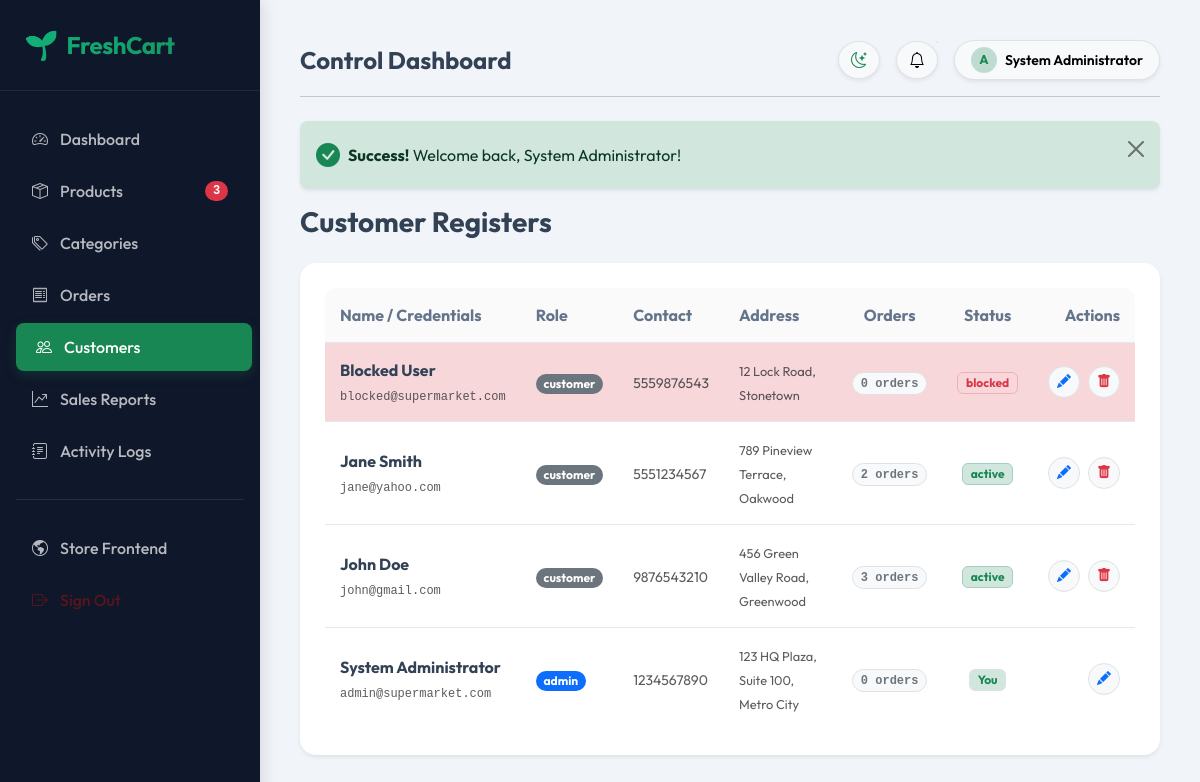
The page /admin/customers.php (signed in) on the database its author committed.
### tables this page shows
CREATE TABLE `users` (
    `id` INT AUTO_INCREMENT PRIMARY KEY,
    `name` VARCHAR(100) NOT NULL,
    `email` VARCHAR(150) NOT NULL UNIQUE,
    `password` VARCHAR(255) NOT NULL,
    `role` ENUM('customer', 'admin') DEFAULT 'customer',
    `phone` VARCHAR(20) DEFAULT NULL,
    `address` TEXT DEFAULT NULL,
    `city` VARCHAR(100) DEFAULT NULL,
    `status` ENUM('active', 'inactive', 'blocked') DEFAULT 'active',
    `verification_token` VARCHAR(255) DEFAULT NULL,
    `email_verified` TINYINT(1) DEFAULT 0,
    `remember_token` VARCHAR(255) DEFAULT NULL,
    `created_at` TIMESTAMP DEFAULT CURRENT_TIMESTAMP,
    `updated_at` TIMESTAMP DEFAULT CURRENT_TIMESTAMP ON UPDATE CURRENT_TIMESTAMP,
    INDEX `idx_email` (`email`),
    INDEX `idx_role` (`role`)
);

### includes/functions.php (called while the page is built, shortened)
<?php
function sanitize($data) {
    return htmlspecialchars(trim($data), ENT_QUOTES, 'UTF-8');
}
function is_logged_in() {
    return isset($_SESSION['user_id']) && isset($_SESSION['user_role']);
}
function get_logged_in_user($pdo) {
    $stmt = $pdo->prepare("SELECT * FROM users WHERE id = ?");
    $stmt->execute([$_SESSION['user_id']]);
    return $stmt->fetch();
}

### admin/customers.php (the view, shortened to what this page needs)
<?php
require_once __DIR__ . '/../includes/admin_header.php';
$action = isset($_GET['action']) ? sanitize($_GET['action']) : 'list';
$cust_id = isset($_GET['id']) && is_numeric($_GET['id']) ? (int)$_GET['id'] : 0;
$edit_user = null;
$stmt_list = $pdo->query("
    SELECT u.*, COUNT(o.id) as order_count
    FROM users u
    LEFT JOIN orders o ON u.id = o.user_id
    GROUP BY u.id
    ORDER BY u.id DESC
");
$users_list = $stmt_list->fetchAll();
?>
<div class="d-flex justify-content-between align-items-center mb-4">
    <h3 class="fw-bold mb-0 text-dark" style="color: var(--admin-text-main) !important;">Customer Registers</h3>
</div>
<?php if ($action === 'edit' && $edit_user): ?>
    <div class="card border-0 shadow-sm rounded-4 admin-glass-card p-4 p-md-5 max-w-700">
        <h5 class="fw-bold mb-4 text-dark" style="color: var(--admin-text-main) !important;"><i class="bi bi-person-gear text-success me-2"></i>Modify Customer: <?php echo sanitize($edit_user['name']); ?></h5>
        <form action="customers.php?action=edit&id=<?php echo $cust_id; ?>" method="POST">
            <?php echo csrf_field(); ?>
            <div class="row">
                <div class="col-md-6 mb-3">
                    <label for="userName" class="form-label small fw-bold">Full Name <span class="text-danger">*</span></label>
                    <input type="text" id="userName" name="name" class="form-control py-2.5 border-secondary-subtle" value="<?php echo sanitize($edit_user['name']); ?>" required>
                </div>
                <div class="col-md-6 mb-3">
                    <label for="userEmail" class="form-label small fw-bold">Email Address <span class="text-danger">*</span></label>
                    <input type="email" id="userEmail" name="email" class="form-control py-2.5 border-secondary-subtle" value="<?php echo sanitize($edit_user['email']); ?>" required>
                </div>
            </div>
            <div class="row">
                <div class="col-md-4 mb-3">
                    <label for="userRole" class="form-label small fw-bold">Platform Role</label>
                    <select id="userRole" name="role" class="form-select py-2.5 border-secondary-subtle" <?php echo $cust_id === (int)$_SESSION['user_id'] ? 'disabled' : ''; ?>>
                        <option value="customer" <?php echo $edit_user['role'] === 'customer' ? 'selected' : ''; ?>>Customer</option>
                        <option value="admin" <?php echo $edit_user['role'] === 'admin' ? 'selected' : ''; ?>>System Administrator</option>
                    </select>
                </div>
                <div class="col-md-4 mb-3">
                    <label for="userStatus" class="form-label small fw-bold">Account status</label>
                    <select id="userStatus" name="status" class="form-select py-2.5 border-secondary-subtle" <?php echo $cust_id === (int)$_SESSION['user_id'] ? 'disabled' : ''; ?>>
                        <option value="active" <?php echo $edit_user['status'] === 'active' ? 'selected' : ''; ?>>Active (Regular)</option>
                        <option value="inactive" <?php echo $edit_user['status'] === 'inactive' ? 'selected' : ''; ?>>Inactive (Unverified)</option>
                        <option value="blocked" <?php echo $edit_user['status'] === 'blocked' ? 'selected' : ''; ?>>Blocked (Banned)</option>
                    </select>
                </div>
                <div class="col-md-4 mb-3">
                    <label for="userPhone" class="form-label small fw-bold">Phone Number</label>
                    <input type="text" id="userPhone" name="phone" class="form-control py-2.5 border-secondary-subtle" value="<?php echo sanitize($edit_user['phone']); ?>">
                </div>
            </div>
            <div class="row">
                <div class="col-md-8 mb-3">
                    <label for="userAddress" class="form-label small fw-bold">Shipping Address</label>
                    <input type="text" id="userAddress" name="address" class="form-control py-2.5 border-secondary-subtle" value="<?php echo sanitize($edit_user['address']); ?>">
                </div>
                <div class="col-md-4 mb-3">
                    <label for="userCity" class="form-label small fw-bold">City</label>
                    <input type="text" id="userCity" name="city" class="form-control py-2.5 border-secondary-subtle" value="<?php echo sanitize($edit_user['city']); ?>">
                </div>
            </div>
            <button type="submit" class="btn btn-primary-gradient px-5 py-2.5 rounded-pill shadow-sm fw-bold mt-3">Update Customer account</button>
        </form>
    </div>
<!-- ========================================================
     LIST VIEW (DEFAULT)
     ======================================================== -->
<?php else: ?>
    <div class="card border-0 shadow-sm rounded-4 admin-glass-card p-4">
        <div class="table-responsive">
            <table class="table align-middle admin-table mb-0">
                <thead>
                    <tr class="text-muted">
                        <th scope="col">Name / Credentials</th>
                        <th scope="col">Role</th>
                        <th scope="col">Contact</th>
                        <th scope="col">Address</th>
                        <th scope="col" class="text-center">Orders</th>
                        <th scope="col" class="text-center">Status</th>
                        <th scope="col" class="text-end">Actions</th>
                    </tr>
                </thead>
                <tbody>
                    <?php foreach ($users_list as $u):
                        $status_badge = 'bg-success-subtle text-success border-success-subtle';
                        if ($u['status'] === 'blocked') $status_badge = 'bg-danger-subtle text-danger border-danger-subtle';
                        $role_badge = $u['role'] === 'admin' ? 'bg-primary' : 'bg-secondary';
                    ?>
                        <tr class="<?php echo $u['status'] === 'blocked' ? 'table-danger bg-opacity-25' : ''; ?>">
                            <td>
                                <strong class="text-dark" style="color: var(--admin-text-main) !important;"><?php echo sanitize($u['name']); ?></strong> <br>
                                <code class="small text-muted" style="font-size:0.75rem;"><?php echo sanitize($u['email']); ?></code>
                            </td>
                            <td><span class="badge <?php echo $role_badge; ?> rounded-pill px-2.5 py-1"><?php echo $u['role']; ?></span></td>
                            <td><span class="small text-muted"><?php echo sanitize($u['phone'] ?: 'N/A'); ?></span></td>
                            <td>
                                <?php if ($u['address']): ?>
                                    <span class="small text-muted" style="font-size:0.8rem;"><?php echo sanitize($u['address']); ?>, <?php echo sanitize($u['city']); ?></span>
                                <?php else: ?>
                                    <span class="small text-secondary-emphasis font-monospace" style="font-size:0.75rem;">None saved</span>
                                <?php endif; ?>
                            </td>
                            <td class="text-center">
                                <span class="badge bg-light border text-secondary rounded-pill font-monospace" style="font-size:0.75rem;"><?php echo $u['order_count']; ?> orders</span>
                            </td>
                            <td class="text-center">
                                <?php if ($u['id'] === (int)$_SESSION['user_id']): ?>
                                    <span class="badge bg-success-subtle text-success border px-2.5 py-1.5">You</span>
                                <?php else: ?>
                                    <a href="customers.php?action=toggle-block&id=<?php echo $u['id']; ?>&csrf_token=<?php echo $_SESSION['csrf_token']; ?>" class="badge <?php echo $status_badge; ?> border px-2.5 py-1.5 text-decoration-none" title="Toggle block state"><?php echo $u['status']; ?></a>
                                <?php endif; ?>
                            </td>
                            <td class="text-end">
                                <div class="d-flex justify-content-end gap-2">
                                    <a href="customers.php?action=edit&id=<?php echo $u['id']; ?>" class="btn btn-sm btn-light btn-admin-action border text-primary" title="Modify Details"><i class="bi bi-pencil-fill"></i></a>
                                    <?php if ($u['id'] !== (int)$_SESSION['user_id']): ?>
                                        <a href="customers.php?action=delete&id=<?php echo $u['id']; ?>&csrf_token=<?php echo $_SESSION['csrf_token']; ?>" class="btn btn-sm btn-light btn-admin-action border text-danger" onclick="return confirm('Are you sure you want to permanently delete customer account \'<?php echo addslashes($u['name']); ?>\'? This deletes their entire orders history!')" title="Delete Account"><i class="bi bi-trash-fill"></i></a>
                                    <?php endif; ?>
                                </div>
                            </td>
                        </tr>
                    <?php endforeach; ?>
                </tbody>
            </table>
        </div>
    </div>
<?php endif; ?>
<?php require_once __DIR__ . '/../includes/admin_footer.php'; ?>

### includes/admin_header.php (shortened to what this page needs)
<?php
require_once __DIR__ . '/config.php';
require_once __DIR__ . '/functions.php';
$admin_user = get_logged_in_user($pdo);
$stmt_stock_alert = $pdo->query("SELECT COUNT(*) FROM products WHERE stock <= 15 AND status = 'active'");
$low_stock_count = (int)$stmt_stock_alert->fetchColumn();
$current_page = basename($_SERVER['PHP_SELF']);
?>
<!DOCTYPE html>
<html lang="en" data-theme="light">
<head>
    <link href="https://cdn.jsdelivr.net/npm/bootstrap@5.3.0/dist/css/bootstrap.min.css" rel="stylesheet">
    <link href="https://cdn.jsdelivr.net/npm/bootstrap-icons@1.10.5/font/bootstrap-icons.css" rel="stylesheet">
    <link href="<?php echo BASE_URL; ?>/assets/css/admin.css" rel="stylesheet">
</head>
<body>
<div class="admin-sidebar" id="adminSidebar">
    <div class="p-4 d-flex align-items-center gap-2 admin-sidebar-brand">
        <span class="fs-3">🌱</span>
        <span class="fs-4 fw-bold">FreshCart</span>
    </div>
    <div class="mt-4">
        <a href="<?php echo BASE_URL; ?>/admin/index.php" class="admin-nav-link <?php echo $current_page === 'index.php' ? 'active' : ''; ?>">
            <i class="bi bi-speedometer2"></i>
            <span>Dashboard</span>
        </a>
        <a href="<?php echo BASE_URL; ?>/admin/products.php" class="admin-nav-link <?php echo $current_page === 'products.php' ? 'active' : ''; ?>">
            <i class="bi bi-box-seam"></i>
            <span>Products</span>
            <?php if ($low_stock_count > 0): ?>
                <span class="badge bg-danger ms-auto rounded-pill font-monospace" style="font-size:0.75rem;"><?php echo $low_stock_count; ?></span>
            <?php endif; ?>
        </a>
        <a href="<?php echo BASE_URL; ?>/admin/categories.php" class="admin-nav-link <?php echo $current_page === 'categories.php' ? 'active' : ''; ?>">
            <i class="bi bi-tags"></i>
            <span>Categories</span>
        </a>
        <a href="<?php echo BASE_URL; ?>/admin/orders.php" class="admin-nav-link <?php echo $current_page === 'orders.php' ? 'active' : ''; ?>">
            <i class="bi bi-receipt"></i>
            <span>Orders</span>
        </a>
        <a href="<?php echo BASE_URL; ?>/admin/customers.php" class="admin-nav-link <?php echo $current_page === 'customers.php' ? 'active' : ''; ?>">
            <i class="bi bi-people"></i>
            <span>Customers</span>
        </a>
        <a href="<?php echo BASE_URL; ?>/admin/reports.php" class="admin-nav-link <?php echo $current_page === 'reports.php' ? 'active' : ''; ?>">
            <i class="bi bi-graph-up-arrow"></i>
            <span>Sales Reports</span>
        </a>
        <a href="<?php echo BASE_URL; ?>/admin/logs.php" class="admin-nav-link <?php echo $current_page === 'logs.php' ? 'active' : ''; ?>">
            <i class="bi bi-journal-text"></i>
            <span>Activity Logs</span>
        </a>
        <hr class="mx-3 my-4 rgba-white" style="opacity: 0.1;">
        <a href="<?php echo BASE_URL; ?>/customer/index.php" class="admin-nav-link" target="_blank">
            <i class="bi bi-globe-americas"></i>
            <span>Store Frontend</span>
        </a>
        <a href="<?php echo BASE_URL; ?>/admin/logout.php" class="admin-nav-link text-danger-emphasis">
            <i class="bi bi-box-arrow-right"></i>
            <span>Sign Out</span>
        </a>
    </div>
</div>
<div class="admin-workspace">
    <header class="d-flex justify-content-between align-items-center mb-4 pb-3 border-bottom border-secondary-subtle">
        <div class="d-flex align-items-center gap-3">
            <h4 class="fw-bold mb-0 text-dark" style="color: var(--admin-text-main) !important;">Control Dashboard</h4>
        </div>
        <div class="d-flex align-items-center gap-3">
            <button class="btn btn-light shadow-sm rounded-circle border" id="adminThemeToggle" title="Toggle Light/Dark Theme">
                <i class="bi bi-moon-stars" id="adminThemeToggleIcon"></i>
            </button>
            <div class="dropdown">
                <button class="btn btn-light shadow-sm rounded-circle border position-relative" type="button" data-bs-toggle="dropdown" aria-expanded="false">
                    <i class="bi bi-bell"></i>
                    <?php if ($low_stock_count > 0): ?>
                        <span class="position-absolute top-0 start-100 translate-middle p-1.5 bg-danger border border-light rounded-circle"></span>
                    <?php endif; ?>
                </button>
            </div>
            <div class="dropdown">
                <button class="btn btn-light shadow-sm rounded-pill border px-3 py-1.5 d-flex align-items-center gap-2" type="button" data-bs-toggle="dropdown" aria-expanded="false">
                    <div class="rounded-circle bg-success bg-opacity-25 text-success d-flex align-items-center justify-content-center" style="width:26px; height:26px; font-weight:bold; font-size:0.8rem;">A</div>
                    <span class="fw-semibold small d-none d-sm-inline"><?php echo sanitize($admin_user['name']); ?></span>
                </button>
            </div>
        </div>
    </header>
    <div class="container-fluid p-0">
        <?php if (isset($_SESSION['flash_success'])): ?>
            <div class="alert alert-success alert-dismissible fade show border-0 shadow-sm rounded-3 py-3" role="alert">
                <div class="d-flex align-items-center gap-2">
                    <i class="bi bi-check-circle-fill text-success fs-4"></i>
                    <div>
                        <strong>Success!</strong> <?php echo $_SESSION['flash_success']; unset($_SESSION['flash_success']); ?>
                    </div>
                </div>
                <button type="button" class="btn-close" data-bs-dismiss="alert" aria-label="Close"></button>
            </div>
        <?php endif; ?>
    </div>

### rows shown on the page
users: name "System Administrator", email "admin@supermarket.com", role "admin", phone "1234567890", address "123 HQ Plaza, Suite 100", city "Metro City", order_count "0", shows "You"
users: name "Blocked User", email "blocked@supermarket.com", role "customer", phone "5559876543", address "12 Lock Road", city "Stonetown", order_count "0", status "blocked"
users: name "Jane Smith", email "jane@yahoo.com", role "customer", phone "5551234567", address "789 Pineview Terrace", city "Oakwood", order_count "2", status "active"
users: name "John Doe", email "john@gmail.com", role "customer", phone "9876543210", address "456 Green Valley Road", city "Greenwood", order_count "3", status "active"

### other values the page prints
$low_stock_count "3"
$_SESSION['flash_success'] "Welcome back, System Administrator!"
